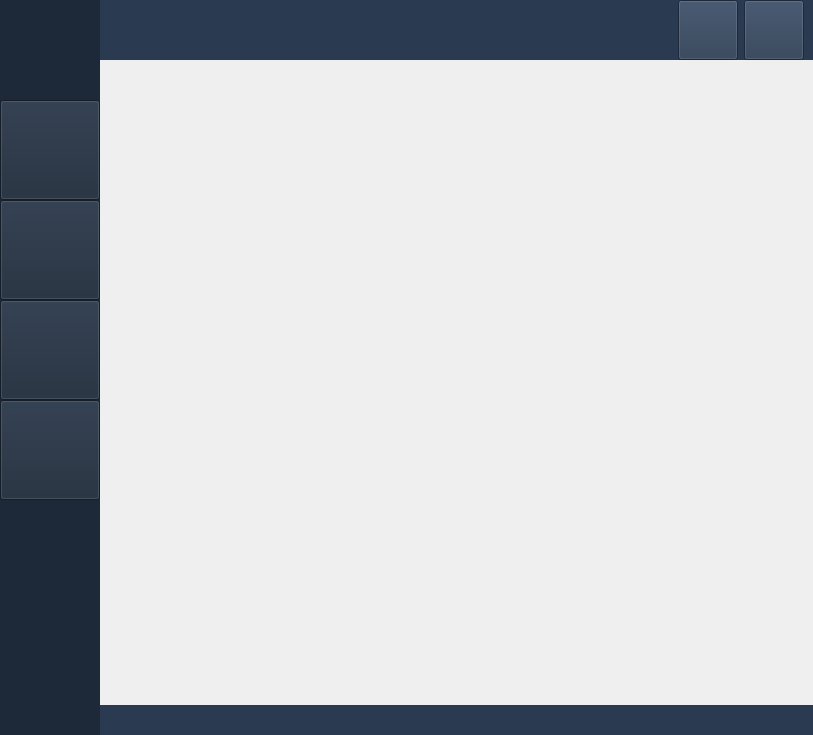
<?xml version="1.0" encoding="UTF-8"?>
<ui version="4.0">
 <class>FormCenter</class>
 <widget class="QWidget" name="FormCenter">
  <property name="geometry">
   <rect>
    <x>0</x>
    <y>0</y>
    <width>813</width>
    <height>735</height>
   </rect>
  </property>
  <property name="windowTitle">
   <string>Form</string>
  </property>
  <layout class="QGridLayout" name="gridLayout">
   <property name="leftMargin">
    <number>0</number>
   </property>
   <property name="topMargin">
    <number>0</number>
   </property>
   <property name="rightMargin">
    <number>0</number>
   </property>
   <property name="bottomMargin">
    <number>0</number>
   </property>
   <property name="horizontalSpacing">
    <number>0</number>
   </property>
   <item row="0" column="0">
    <widget class="QWidget" name="widget" native="true">
     <property name="minimumSize">
      <size>
       <width>100</width>
       <height>0</height>
      </size>
     </property>
     <property name="maximumSize">
      <size>
       <width>100</width>
       <height>16777215</height>
      </size>
     </property>
     <property name="styleSheet">
      <string notr="true">background-color: rgb(29, 41, 57);</string>
     </property>
     <layout class="QVBoxLayout" name="verticalLayout_2">
      <property name="spacing">
       <number>0</number>
      </property>
      <property name="leftMargin">
       <number>0</number>
      </property>
      <property name="topMargin">
       <number>0</number>
      </property>
      <property name="bottomMargin">
       <number>0</number>
      </property>
      <item>
       <widget class="QLabel" name="label">
        <property name="minimumSize">
         <size>
          <width>100</width>
          <height>100</height>
         </size>
        </property>
        <property name="maximumSize">
         <size>
          <width>100</width>
          <height>100</height>
         </size>
        </property>
        <property name="styleSheet">
         <string notr="true"/>
        </property>
        <property name="text">
         <string/>
        </property>
        <property name="pixmap">
         <pixmap resource="res.qrc">:/icon/logo.png</pixmap>
        </property>
        <property name="scaledContents">
         <bool>true</bool>
        </property>
        <property name="alignment">
         <set>Qt::AlignCenter</set>
        </property>
        <property name="margin">
         <number>0</number>
        </property>
       </widget>
      </item>
      <item>
       <widget class="QToolButton" name="order_btn">
        <property name="minimumSize">
         <size>
          <width>100</width>
          <height>100</height>
         </size>
        </property>
        <property name="maximumSize">
         <size>
          <width>16777215</width>
          <height>16777215</height>
         </size>
        </property>
        <property name="styleSheet">
         <string notr="true"/>
        </property>
        <property name="text">
         <string/>
        </property>
        <property name="checkable">
         <bool>true</bool>
        </property>
       </widget>
      </item>
      <item>
       <widget class="QToolButton" name="store_btn">
        <property name="minimumSize">
         <size>
          <width>100</width>
          <height>100</height>
         </size>
        </property>
        <property name="maximumSize">
         <size>
          <width>16777215</width>
          <height>16777215</height>
         </size>
        </property>
        <property name="styleSheet">
         <string notr="true"/>
        </property>
        <property name="text">
         <string/>
        </property>
        <property name="checkable">
         <bool>true</bool>
        </property>
       </widget>
      </item>
      <item>
       <widget class="QToolButton" name="person_btn">
        <property name="minimumSize">
         <size>
          <width>100</width>
          <height>100</height>
         </size>
        </property>
        <property name="maximumSize">
         <size>
          <width>16777215</width>
          <height>16777215</height>
         </size>
        </property>
        <property name="styleSheet">
         <string notr="true"/>
        </property>
        <property name="text">
         <string/>
        </property>
        <property name="checkable">
         <bool>true</bool>
        </property>
       </widget>
      </item>
      <item>
       <widget class="QToolButton" name="set_Btn">
        <property name="minimumSize">
         <size>
          <width>100</width>
          <height>100</height>
         </size>
        </property>
        <property name="styleSheet">
         <string notr="true"/>
        </property>
        <property name="text">
         <string/>
        </property>
        <property name="checkable">
         <bool>true</bool>
        </property>
        <property name="autoRepeatDelay">
         <number>200</number>
        </property>
       </widget>
      </item>
      <item>
       <spacer name="verticalSpacer">
        <property name="orientation">
         <enum>Qt::Vertical</enum>
        </property>
        <property name="sizeHint" stdset="0">
         <size>
          <width>20</width>
          <height>40</height>
         </size>
        </property>
       </spacer>
      </item>
     </layout>
    </widget>
   </item>
   <item row="0" column="1">
    <layout class="QVBoxLayout" name="verticalLayout">
     <property name="spacing">
      <number>0</number>
     </property>
     <item>
      <widget class="QWidget" name="widget_2" native="true">
       <property name="minimumSize">
        <size>
         <width>0</width>
         <height>60</height>
        </size>
       </property>
       <property name="maximumSize">
        <size>
         <width>16777215</width>
         <height>60</height>
        </size>
       </property>
       <property name="styleSheet">
        <string notr="true">background-color: rgb(41, 58, 81);</string>
       </property>
       <layout class="QHBoxLayout" name="horizontalLayout">
        <property name="topMargin">
         <number>0</number>
        </property>
        <property name="bottomMargin">
         <number>0</number>
        </property>
        <item>
         <spacer name="horizontalSpacer">
          <property name="orientation">
           <enum>Qt::Horizontal</enum>
          </property>
          <property name="sizeHint" stdset="0">
           <size>
            <width>40</width>
            <height>20</height>
           </size>
          </property>
         </spacer>
        </item>
        <item>
         <widget class="QPushButton" name="pushButton_mini">
          <property name="minimumSize">
           <size>
            <width>60</width>
            <height>60</height>
           </size>
          </property>
          <property name="maximumSize">
           <size>
            <width>60</width>
            <height>60</height>
           </size>
          </property>
          <property name="text">
           <string/>
          </property>
         </widget>
        </item>
        <item>
         <widget class="QPushButton" name="exit">
          <property name="minimumSize">
           <size>
            <width>60</width>
            <height>60</height>
           </size>
          </property>
          <property name="maximumSize">
           <size>
            <width>60</width>
            <height>60</height>
           </size>
          </property>
          <property name="styleSheet">
           <string notr="true"/>
          </property>
          <property name="text">
           <string/>
          </property>
         </widget>
        </item>
       </layout>
      </widget>
     </item>
     <item>
      <widget class="QStackedWidget" name="stackedWidget">
       <property name="styleSheet">
        <string notr="true"/>
       </property>
      </widget>
     </item>
     <item>
      <widget class="QWidget" name="widget_3" native="true">
       <property name="minimumSize">
        <size>
         <width>0</width>
         <height>30</height>
        </size>
       </property>
       <property name="maximumSize">
        <size>
         <width>16777215</width>
         <height>30</height>
        </size>
       </property>
       <property name="styleSheet">
        <string notr="true">background-color: rgb(41, 58, 81);</string>
       </property>
       <layout class="QHBoxLayout" name="horizontalLayout_2">
        <property name="leftMargin">
         <number>6</number>
        </property>
        <property name="topMargin">
         <number>0</number>
        </property>
        <property name="bottomMargin">
         <number>0</number>
        </property>
        <item>
         <widget class="QLabel" name="label_msg">
          <property name="minimumSize">
           <size>
            <width>0</width>
            <height>30</height>
           </size>
          </property>
          <property name="styleSheet">
           <string notr="true">color: rgb(197, 197, 197);</string>
          </property>
          <property name="text">
           <string/>
          </property>
          <property name="alignment">
           <set>Qt::AlignCenter</set>
          </property>
         </widget>
        </item>
        <item>
         <spacer name="horizontalSpacer_2">
          <property name="orientation">
           <enum>Qt::Horizontal</enum>
          </property>
          <property name="sizeHint" stdset="0">
           <size>
            <width>40</width>
            <height>20</height>
           </size>
          </property>
         </spacer>
        </item>
       </layout>
      </widget>
     </item>
    </layout>
   </item>
  </layout>
 </widget>
 <resources>
  <include location="res.qrc"/>
 </resources>
 <connections/>
</ui>
